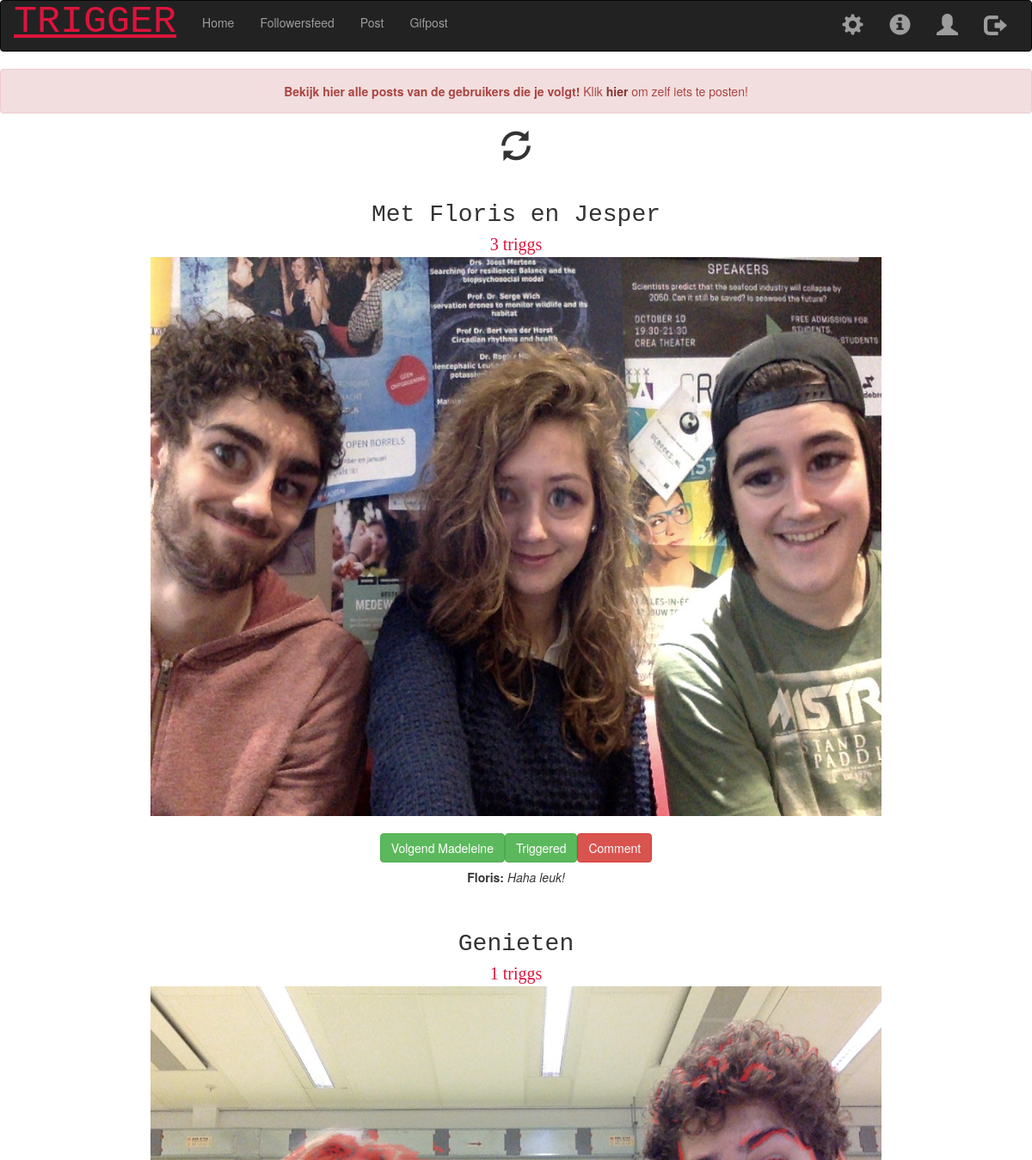
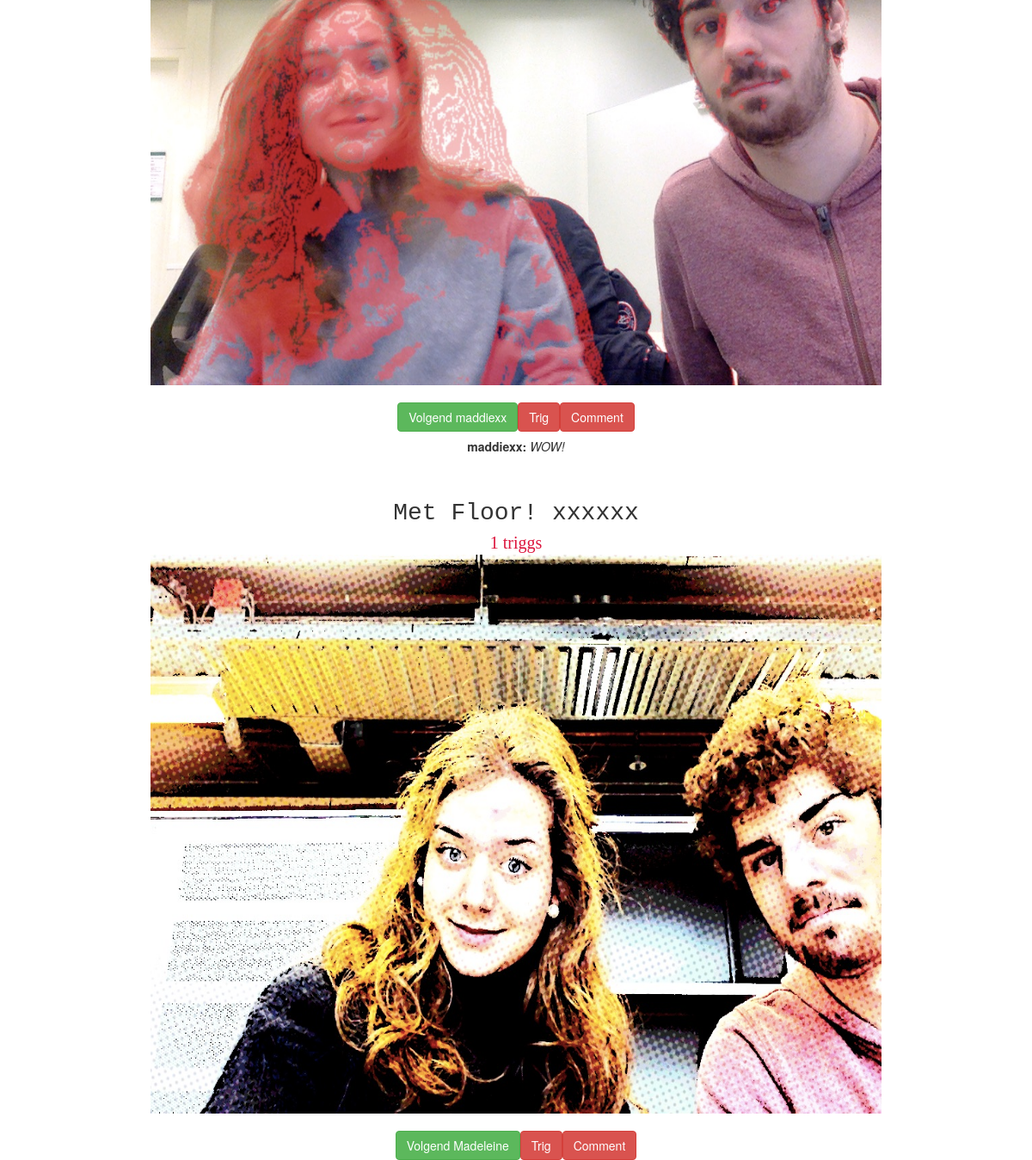
The app's page /follower_feed (signed in) with its own data (2 pictures, top to bottom).
### tables this page shows
CREATE TABLE 'gallery' ('photo_id' INTEGER PRIMARY KEY AUTOINCREMENT NOT NULL,'photo_description' TEXT, 'photo_user_id' INTEGER, 'photo_date' DATETIME DEFAULT CURRENT_TIMESTAMP, 'photo_name'  TEXT NOT NULL  );

CREATE TABLE 'users' ('id' INTEGER PRIMARY KEY AUTOINCREMENT NOT NULL, 'hash' TEXT NOT NULL, 'username' TEXT NOT NULL DEFAULT 'UNIQUE');

CREATE TABLE 'comments' ('user_id' INTEGER, 'photo_id' INTEGER,'photo_comment' TEXT);

### application.py (the view)
@app.route("/follower_feed", methods=['GET', 'POST'])
@helpers.login_required
def follower_feed():
    if request.method == "GET":
        volgend = helpers.volgend()
        uploads = helpers.volgend_feed(volgend)
        getrigged = helpers.getrigged()
        if not uploads:
            return helpers.apology("Geen foto's beschikbaar.")
        return render_template("follower_feed.html", uploads=uploads, volgend=volgend, getrigged=getrigged)
    else:
        return render_template("follower_feed.html")

### helpers.py (called while the page is built)
def login_required(f):
    @wraps(f)
    def decorated_function(*args, **kwargs):
        if session.get("user_id") is None:
            return redirect("/login")
        return f(*args, **kwargs)
    return decorated_function

def getrigged():
    getrigged = db.execute("SELECT photo_id FROM triggers WHERE user_id = :user_id", user_id=session["user_id"])
    triggs = []
    for trig in getrigged:
        triggs.append(trig['photo_id'])
    return triggs

def volgend():
    volgend = db.execute("SELECT follower_id FROM volgen WHERE user_id = :user_id", user_id=session["user_id"])
    volgers = []
    for volg in volgend:
        volgers.append(volg['follower_id'])
    return volgers

def volgend_feed(volgend):
    uploads = db.execute("SELECT gallery.photo_id,photo_description, photo_date, photo_name, username, photo_user_id FROM gallery \
           JOIN users ON photo_user_id = users.id WHERE photo_user_id IN (:volgend) ORDER BY photo_date DESC;", volgend= volgend);
    for up in uploads:
        trigs = db.execute("SELECT COUNT(*) AS 'trigs' FROM triggers WHERE photo_id = :photo_id LIMIT 1;", photo_id=up['photo_id'])
        up['trigs'] = trigs[0]['trigs']
        comments = db.execute("SELECT username, photo_comment FROM comments JOIN users ON users.id = comments.user_id \
                             WHERE photo_id = :photo_id LIMIT 10", photo_id=up['photo_id'])
        up['comments'] = comments
    return uploads

### templates/follower_feed.html (shortened to what this page needs)
{% extends "layout.html" %}
{% block main %}
<body data-spy="scroll" data-target=".navbar" data-offset="50">
    <center>
        <p>
        <div class="alert alert-danger">
            <strong>Bekijk hier alle posts van de gebruikers die je volgt!</strong> Klik <a href="{{ url_for('upload') }}" class="alert-link">hier </a> om zelf iets te posten!
        </div>
        </p>
    <form>
    <span style="font-size: 35px" class="glyphicon glyphicon-refresh " onClick="history.go(0)" ></span>
    </form>
    </center>
    {% for photo in uploads %}
        <div>
            <center>
            <br><br>
            {% if photo.photo_name.replace("'" , "")[:5] == 'https'  %}
                <div class="img-text" style="font-size: 20px; font-family: cursive; color:crimson">{{ photo.trigs }} triggs </div>
                <img src="{{ url_for('getgif', gifje=photo.photo_name.split('/')[4])   }}" width="500" height="500">
            {% else %}
                <div style="font-size: 28px; font-family: monospace;">  {{photo.photo_description }} </div>
                <div class="img-text" style="font-size: 20px; font-family: cursive; color:crimson">{{ photo.trigs }} triggs </div>
                <img src = "static/img/{{ photo.photo_name }}" width="850" height="650">
            {% endif %}
            <br></br>
            <div class="btn-group" style='display: inline-flex'>
                {% if photo.photo_user_id in volgend %}
                <form action = "{{ url_for('follow') }}" method = "post" onsubmit="return value">
                <button name="follow"  class = "btn btn-success btn-block"  value="{{ photo.photo_user_id }}">Volgend {{photo.username}}</button>
                </form>
                {% else %}
                <form action = "{{ url_for('follow') }}" method = "post" onsubmit="return value">
                <button name="follow"  class = "btn btn-danger btn-block"  value="{{ photo.photo_user_id }}">Volg {{photo.username}}</button>
                </form>
                {% endif %}
                {% if photo.photo_id in getrigged %}
                <form action = "{{ url_for('trigg') }}" method = "post" onsubmit="return value">
                <button name="trigg" class = "btn btn-success btn-block" value = "{{ photo.photo_id }}">Triggered</button>
                </form>
                {% else %}
                <form action = "{{ url_for('trigg') }}" method = "post" onsubmit="return value">
                <button name="trigg" class = "btn btn-danger btn-block" value = "{{ photo.photo_id }}">Trig</button>
                </form>
                {% endif %}
                <form action = "{{ url_for('comment', picid = photo["photo_id"]) }}" method = "post" onsubmit="return value">
                <button name="comment" class = "btn btn-danger btn-block" value = "{{ photo.photo_id }}">Comment</button>
                </form>
                <br>
            </center>
        </div>
        {% for comment in photo.comments %}
        <center>
            <h5><b>{{ comment.username }}:</b> <i>{{ comment.photo_comment }}</p></h5><p></i>
        </center>
        {% endfor %}
    {% endfor %}
</body>
{% endblock %}

### static/styles.css (style rules this page uses)
main img { max-width: 100%; }

### records on screen
gallery: photo_description "Met Floris en Jesper", trigs "3", photo_name (picture), {{ photo.photo_user_id }} 12 (drawn), username "Madeleine", {{ photo.photo_id }} 52 (drawn)
comments: username "Floris", photo_comment "Haha leuk!"
gallery: photo_description "Genieten", trigs "1", photo_name (picture), {{ photo.photo_user_id }} 13 (drawn), username "maddiexx", {{ photo.photo_id }} 44 (drawn)
comments: username "maddiexx", photo_comment "WOW!"
gallery: photo_description "Met Floor! xxxxxx", trigs "1", photo_name (picture), {{ photo.photo_user_id }} 12 (drawn), username "Madeleine", {{ photo.photo_id }} 41 (drawn)
